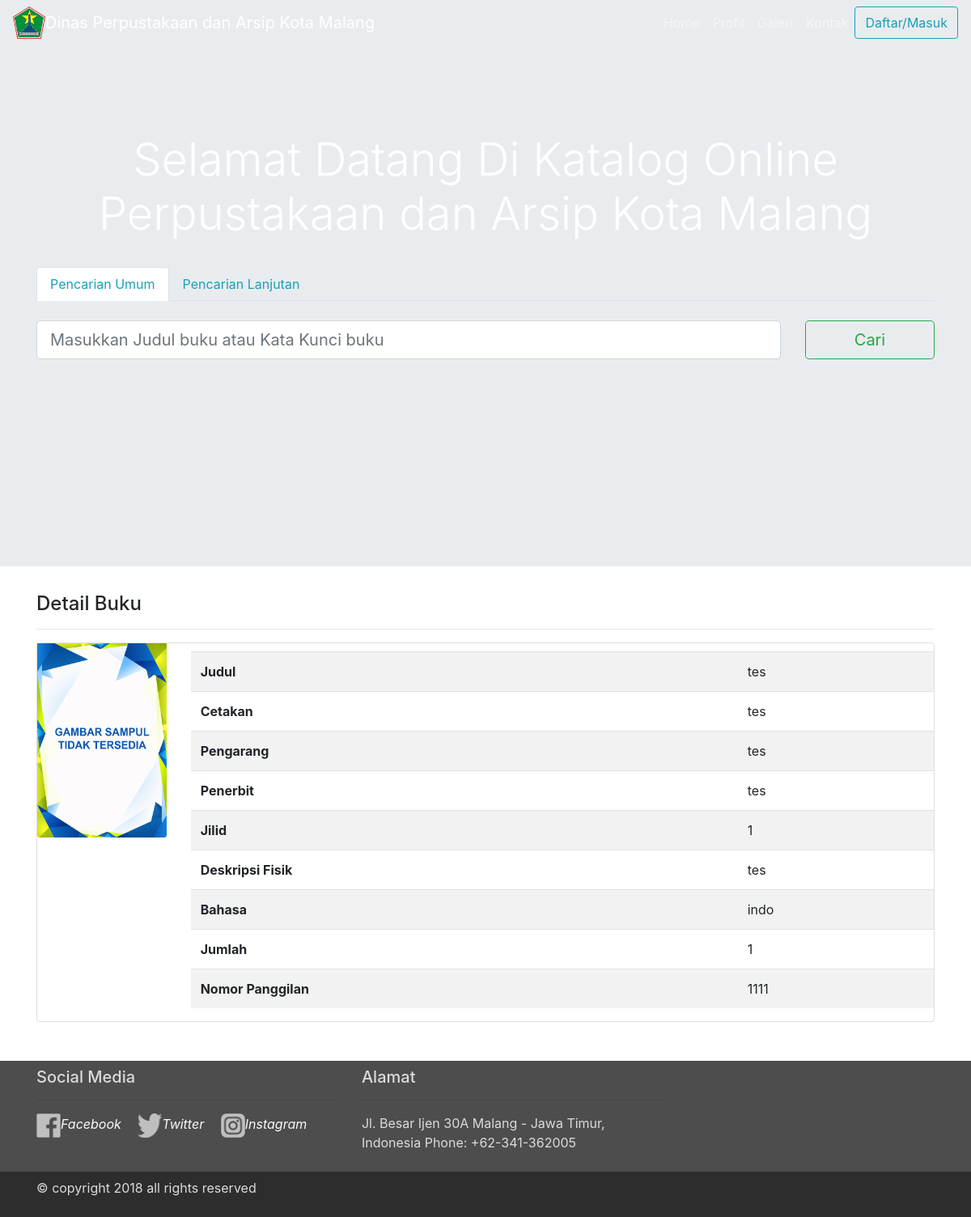
The page /c_index/detailbuku/tes on the database its author committed.
### tables this page shows
CREATE TABLE `databuku` (
  `Judul` varchar(100) NOT NULL,
  `Cetakan` varchar(10) NOT NULL,
  `Pengarang` varchar(100) NOT NULL,
  `Penerbit` varchar(100) NOT NULL,
  `Jilid` varchar(10) NOT NULL,
  `Edisi` varchar(30) NOT NULL,
  `DeskripsiBuku` varchar(100) NOT NULL,
  `Bahasa` varchar(100) NOT NULL,
  `Jumlah` varchar(10) NOT NULL,
  `Subyek` varchar(100) NOT NULL,
  `NoPanggil` varchar(100) NOT NULL,
  `NoRegis` varchar(50) NOT NULL,
  `tanggal` date NOT NULL,
  `JenisKoleksi` varchar(50) NOT NULL,
  `Sampul` varchar(100) NOT NULL
);

### application/controllers/c_index.php (called while the page is built, shortened)
<?php
	class c_index extends CI_Controller{
		public function __construct() {
            $this->load->library('pagination');
            $this->load->library('form_validation');
		}
    	public function detailbuku($namaBuku){
    		$this->load->model('m_ModelIn');
			$idBuku = $this->m_ModelIn->selectIdByJudulBuku(urldecode($namaBuku));
			$data['detailBuku'] = $this->m_ModelIn->selectBuku($idBuku);
			$this->load->view('v_IndexDetailBuku', $data);
    	}
	}
 ?>

### index.php (called while the page is built, shortened)
<?php
require_once BASEPATH.'core/CodeIgniter.php';

### application/models/m_ModelIn.php (called while the page is built, shortened)
<?php
	class m_ModelIn extends CI_Model{
		public function selectBuku($NoRegis){
			$query = $this->db->get();
			return $query->result();
		}
	}
?>

### application/views/v_IndexDetailBuku.php (the view, shortened to what this page needs)
<!doctype html>
<html lang="en">
<head>
  <link href="<?php echo base_url()?>bootstrap/bootstrap 4.1/dist/css/bootstrap.min.css" rel="stylesheet">
  <link rel="stylesheet" type="text/css" href="<?php echo base_url()?>bootstrap/custom css/stylehome.css">
  <link rel="stylesheet" type="text/css" href="<?php echo base_url()?>bootstrap/custom css/floating-labels.css">
</head>
<body>
  <nav class="navbar navbar-expand-md navbar-dark fixed-top">
    <img src="<?php echo base_url()?>bootstrap/gambar/logo.png" id="logoperpus">
    <a class="navbar-brand" href="<?php echo base_url() ?>">Dinas Perpustakaan dan Arsip Kota Malang</a>
    <div class="collapse navbar-collapse navbarefek" id="navbarCollapse">
      <ul class="navbar-nav ml-auto">
        <li class="nav-item ">
          <a class="page-scroll nav-link" href="<?php echo base_url() ?>">Home</a>
        </li>
        <li class="nav-item dropdown">
          <a class="page-scroll  nav-link dropdown-togglel" href="#" id="navbarDropdown" role="button" data-toggle="dropdown" aria-haspopup="true" aria-expanded="false">Profil</a>
        </li>
        <li class="nav-item">
          <a class="page-scroll nav-link" href="<?php echo base_url('c_index/c_Galeri'); ?>">Galeri</a>
        </li>
        <li class="nav-item">
          <a class="nav-link page-scroll" href="#kontak" onclick="Kontak();">Kontak</a>
        </li>
        <button class="btn btn-outline-info" type="submit" data-toggle="modal" data-target="#exampleModalCenter">Daftar/Masuk</button>
      </ul>
    </div>
  </nav>
  <div class="jumbotron jumbotron-fluid">
    <div class="container" style="padding-top: 100px;">
      <div class="efekparallax">
        <h1 class="display-4 text-white" style="text-align: center;">Selamat Datang Di Katalog Online Perpustakaan dan Arsip Kota Malang</h1>
        <br>
        <ul class="nav nav-tabs">
          <li class="nav-item">
            <a class="nav-link text-info active" href="#umum" data-toggle="tab">Pencarian Umum</a>
          </li>
          <li class="nav-item">
            <a class="nav-link text-info" href="#khusus" data-toggle="tab">Pencarian Lanjutan</a>
          </li>
        </ul>
        <div class="tab-content">
          <div role="tabpanel" class="tab-pane active" id="umum">
            <form action="<?php echo site_url('c_index/search_keyword') ?>" method = "post">
              <div class="row">
                <div class="col-md-10">
                  <br>
                  <div class="form-group">
                    <input type="text" class="form-control form-control-lg" id="exampleInputEmail1" aria-describedby="keyword" placeholder="Masukkan Judul buku atau Kata Kunci buku" name = "keyword" required="" oninvalid="this.setCustomValidity('Kata Kunci Buku Atau Judul Buku Belum Diisi')" oninput="setCustomValidity('')">
                  </div>
                </div>
                <div class="col-md-2"><br>
                  <button class="btn btn-outline-success btn-block btn-lg" name="Search" type="submit" value = "Search">Cari</button>
                </div>
              </div>
            </form>
          </div>
        </div>
      </div>
    </div>
  </div>
<div class="container mb-5">
  <h4>Detail Buku</h4><hr>
  <?php foreach ($detailBuku as $bukuspesifik) { ?>
  <div class="card">
    <div class="row">
      <div class="col-md-2">
        <div class="card-img-bottom img-fluid" alt="Responsive image">
          <?php if (empty($bukuspesifik->Sampul)){?>
                    <img class="card-img-bottom" src="<?php echo base_url()?>gambar/buku/sampul kosong.jpg">
                    <?php } else { ?>
                    <img class="card-img-bottom" src="<?php echo base_url()?>gambar/buku/<?php echo $bukuspesifik->Sampul; ?>">
                    <?php } ?>
        </div>
      </div>
      <div class="col-md-10" id="keterangan-buku">
        <table class="table table-striped">
          <tbody>
            <tr>
              <th scope="row">Judul</th>
              <td><?php echo $bukuspesifik->Judul; ?></td>
            </tr>
            <tr>
              <th scope="row">Cetakan</th>
              <td><?php echo $bukuspesifik->Cetakan; ?></td>
            </tr>
            <tr>
              <th scope="row">Pengarang</th>
              <td><?php echo $bukuspesifik->Pengarang; ?></td>
            </tr>
            <tr>
              <th scope="row">Penerbit</th>
              <td><?php echo $bukuspesifik->Penerbit; ?></td>
            </tr>
            <tr>
              <th scope="row">Jilid</th>
              <td><?php echo $bukuspesifik->Jilid; ?></td>
            </tr>
            <tr>
              <th scope="row">Deskripsi Fisik</th>
              <td><?php echo $bukuspesifik->DeskripsiBuku; ?></td>
            </tr>
            <tr>
              <th scope="row">Bahasa</th>
              <td><?php echo $bukuspesifik->Bahasa; ?></td>
            </tr>
            <tr>
              <th scope="row">Jumlah</th>
              <td><?php echo $bukuspesifik->Jumlah; ?></td>
            </tr>
            <tr>
              <th scope="row">Nomor Panggilan</th>
              <td><?php echo $bukuspesifik->NoPanggil; ?></td>
            </tr>
          </tbody>
        </table>
      </div>
    </div>
  </div>
  <?php } ?>
</div>
<section id="kontak" class="kontak">
  <nav class="navbar " style="background-color: #4d4d4d;">
    <div class="container">
      <div class="row">
        <div class="col-md-5" style="color: #dcdbdb;">
          <h5 class="SocialMedia">Social Media</h5><hr>
          <a href ="https://www.facebook.com/perpustakaan.malang">
            <img src="<?php echo base_url()?>bootstrap/gambar/facebook.png" width="30px" height="30px" alt=""><i class="text-light" style="text-decoration-line: none ; display: inline-block;">Facebook</i></a>
            <a href="https://twitter.com/malanglib" class="footerimg ml-3">
              <img src="<?php echo base_url()?>bootstrap/gambar/twiiter.png" width="30px" height="30px" alt=""><i class="text-light" style="text-decoration-line: none; display: inline-block;">Twitter</i></a>
              <a href="https://www.instagram.com/perpustakaan_malang/" class="footerimg ml-3">
                <img src="<?php echo base_url()?>bootstrap/gambar/instagram.png" width="30px" height="30px" alt=""><i class="text-light" style="text-decoration-line: none;display: inline-block;">Instagram</i></a>
              </div>
              <div class="col-md-5" style="color: #dcdbdb;">
                <h5 class="Alamat">Alamat</h5><hr>
                <p class="NamaJalan">Jl. Besar Ijen 30A Malang - Jawa Timur, Indonesia
                Phone: +62-341-362005</p>
              </div>
            </div>
          </div>
        </nav>
        <nav class="navbar navbar-light" style="background-color: #2d2d2d;">
         <div class="container">
           <div class="row">
             <div class="col">
               <p style="color: #dcdbdb;">© copyright 2018 all rights reserved</p>
             </div>
           </div>
         </div>
       </nav>
     </section>
</body>
</html>

### application/views/v_IndexDetailBuku.php (style rules this page uses)
.card-img-bottom { color: #fff; height: 15rem; background: center no-repeat; background-size: cover; }
#keterangan-buku { padding-top: 10px; }

### rows shown on the page
databuku: Judul "tes", Cetakan "tes", Pengarang "tes", Penerbit "tes", Jilid "1", DeskripsiBuku "tes", Bahasa "indo", Jumlah "1", NoPanggil "1111"
